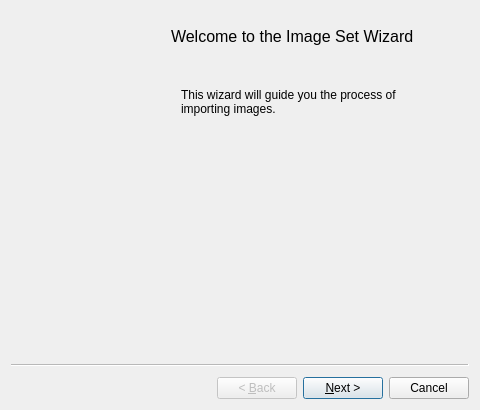
<?xml version="1.0" encoding="UTF-8"?>
<ui version="4.0">
 <class>CWizFrameSet</class>
 <widget class="QWizard" name="CWizFrameSet">
  <property name="geometry">
   <rect>
    <x>0</x>
    <y>0</y>
    <width>480</width>
    <height>410</height>
   </rect>
  </property>
  <property name="minimumSize">
   <size>
    <width>480</width>
    <height>410</height>
   </size>
  </property>
  <property name="maximumSize">
   <size>
    <width>480</width>
    <height>410</height>
   </size>
  </property>
  <property name="windowTitle">
   <string>Image Set Wizard</string>
  </property>
  <property name="windowIcon">
   <iconset resource="obl5edit.qrc">
    <normaloff>:/images/icon64.png</normaloff>:/images/icon64.png</iconset>
  </property>
  <property name="modal">
   <bool>true</bool>
  </property>
  <property name="wizardStyle">
   <enum>QWizard::ClassicStyle</enum>
  </property>
  <property name="options">
   <set>QWizard::IndependentPages</set>
  </property>
  <property name="titleFormat">
   <enum>Qt::AutoText</enum>
  </property>
  <widget class="QWizardPage" name="pageIntro">
   <widget class="QLabel" name="label">
    <property name="geometry">
     <rect>
      <x>0</x>
      <y>0</y>
      <width>151</width>
      <height>321</height>
     </rect>
    </property>
    <property name="text">
     <string/>
    </property>
    <property name="pixmap">
     <pixmap resource="obl5edit.qrc">:/images/bitmap1.png</pixmap>
    </property>
   </widget>
   <widget class="QLabel" name="label_2">
    <property name="geometry">
     <rect>
      <x>0</x>
      <y>0</y>
      <width>151</width>
      <height>321</height>
     </rect>
    </property>
    <property name="text">
     <string/>
    </property>
    <property name="pixmap">
     <pixmap resource="obl5edit.qrc">:/images/bitmap1.png</pixmap>
    </property>
   </widget>
   <widget class="QLabel" name="label_3">
    <property name="geometry">
     <rect>
      <x>170</x>
      <y>70</y>
      <width>261</width>
      <height>41</height>
     </rect>
    </property>
    <property name="text">
     <string>This wizard will guide you the process of importing images. </string>
    </property>
    <property name="wordWrap">
     <bool>true</bool>
    </property>
   </widget>
   <widget class="QLabel" name="sWelcome">
    <property name="geometry">
     <rect>
      <x>160</x>
      <y>10</y>
      <width>301</width>
      <height>31</height>
     </rect>
    </property>
    <property name="font">
     <font>
      <pointsize>12</pointsize>
     </font>
    </property>
    <property name="text">
     <string>Welcome to the Image Set Wizard</string>
    </property>
   </widget>
  </widget>
  <widget class="CWizPageImport" name="pageGeneral">
   <property name="title">
    <string/>
   </property>
   <property name="subTitle">
    <string>Images</string>
   </property>
   <widget class="QToolButton" name="btnDeleteImage">
    <property name="geometry">
     <rect>
      <x>60</x>
      <y>223</y>
      <width>20</width>
      <height>24</height>
     </rect>
    </property>
    <property name="toolTip">
     <string>Delete Image</string>
    </property>
    <property name="text">
     <string>...</string>
    </property>
    <property name="icon">
     <iconset resource="obl5edit.qrc">
      <normaloff>:/images/minus.png</normaloff>:/images/minus.png</iconset>
    </property>
   </widget>
   <widget class="QToolButton" name="btnAddImages">
    <property name="geometry">
     <rect>
      <x>30</x>
      <y>223</y>
      <width>25</width>
      <height>24</height>
     </rect>
    </property>
    <property name="toolTip">
     <string>Add New Images</string>
    </property>
    <property name="text">
     <string>...</string>
    </property>
    <property name="icon">
     <iconset resource="obl5edit.qrc">
      <normaloff>:/images/plus.png</normaloff>:/images/plus.png</iconset>
    </property>
   </widget>
   <widget class="QLabel" name="label_8">
    <property name="geometry">
     <rect>
      <x>210</x>
      <y>23</y>
      <width>221</width>
      <height>81</height>
     </rect>
    </property>
    <property name="text">
     <string>Use the + and - button to add and removed images. Right-click individual images for more options.</string>
    </property>
    <property name="alignment">
     <set>Qt::AlignLeading|Qt::AlignLeft|Qt::AlignTop</set>
    </property>
    <property name="wordWrap">
     <bool>true</bool>
    </property>
   </widget>
   <widget class="CWFrameSet" name="treeWidget">
    <property name="geometry">
     <rect>
      <x>30</x>
      <y>13</y>
      <width>161</width>
      <height>211</height>
     </rect>
    </property>
    <property name="alternatingRowColors">
     <bool>true</bool>
    </property>
    <property name="iconSize">
     <size>
      <width>32</width>
      <height>32</height>
     </size>
    </property>
    <property name="indentation">
     <number>21</number>
    </property>
    <property name="rootIsDecorated">
     <bool>false</bool>
    </property>
    <attribute name="headerVisible">
     <bool>false</bool>
    </attribute>
    <column>
     <property name="text">
      <string notr="true">1</string>
     </property>
    </column>
   </widget>
   <widget class="QLabel" name="label_29">
    <property name="geometry">
     <rect>
      <x>210</x>
      <y>130</y>
      <width>221</width>
      <height>41</height>
     </rect>
    </property>
    <property name="text">
     <string>These images will be appended to the end of current Image Set.</string>
    </property>
    <property name="alignment">
     <set>Qt::AlignLeading|Qt::AlignLeft|Qt::AlignTop</set>
    </property>
    <property name="wordWrap">
     <bool>true</bool>
    </property>
   </widget>
   <zorder>btnDeleteImage</zorder>
   <zorder>btnAddImages</zorder>
   <zorder>label_8</zorder>
   <zorder>label_29</zorder>
   <zorder>treeWidget</zorder>
  </widget>
  <widget class="QWizardPage" name="pageFinal">
   <widget class="QLabel" name="label_9">
    <property name="geometry">
     <rect>
      <x>0</x>
      <y>0</y>
      <width>151</width>
      <height>321</height>
     </rect>
    </property>
    <property name="text">
     <string/>
    </property>
    <property name="pixmap">
     <pixmap resource="obl5edit.qrc">:/images/bitmap1.png</pixmap>
    </property>
   </widget>
   <widget class="QLabel" name="label_10">
    <property name="geometry">
     <rect>
      <x>170</x>
      <y>20</y>
      <width>201</width>
      <height>61</height>
     </rect>
    </property>
    <property name="text">
     <string>Congratulation, you have just created an image set. Click to the finish button to complete the process.</string>
    </property>
    <property name="alignment">
     <set>Qt::AlignLeading|Qt::AlignLeft|Qt::AlignTop</set>
    </property>
    <property name="wordWrap">
     <bool>true</bool>
    </property>
   </widget>
  </widget>
 </widget>
 <customwidgets>
  <customwidget>
   <class>CWFrameSet</class>
   <extends>QTreeWidget</extends>
   <header>WFrameSet.h</header>
  </customwidget>
  <customwidget>
   <class>CWizPageImport</class>
   <extends>QWizardPage</extends>
   <header>WizPageImport.h</header>
   <container>1</container>
  </customwidget>
 </customwidgets>
 <resources>
  <include location="obl5edit.qrc"/>
 </resources>
 <connections/>
</ui>
